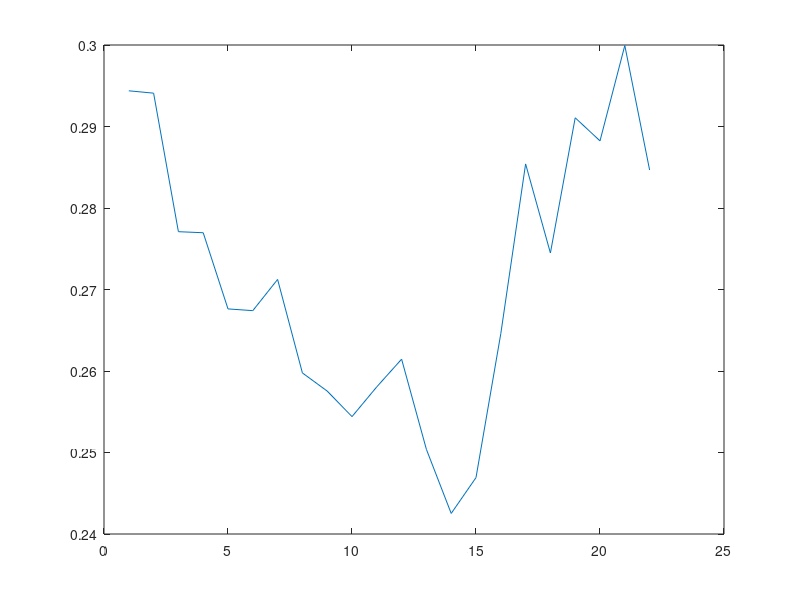

Source code (MATLAB):
clear
load results_adt.mat

uniqueQ = unique(resultsadt(:,5));

for i = 1:length(uniqueQ)
    
    res = find(resultsadt(:,5) == uniqueQ(i,1));
    error(i) = mean(resultsadt(res,6));
    
end

rmse_adt = sqrt(error);
plot(rmse_adt);

%Decision trees
necessaryidx = find(resultsadt(:,4) == 1);
uniqueQ = unique(resultsadt(necessaryidx,5));

for i = 1:length(uniqueQ)
    
    res = find(resultsadt(necessaryidx,5) == uniqueQ(i,1));
    error_dt(i) = mean(resultsadt(res,6));
    
end

rmse_dt = sqrt(error_dt);
